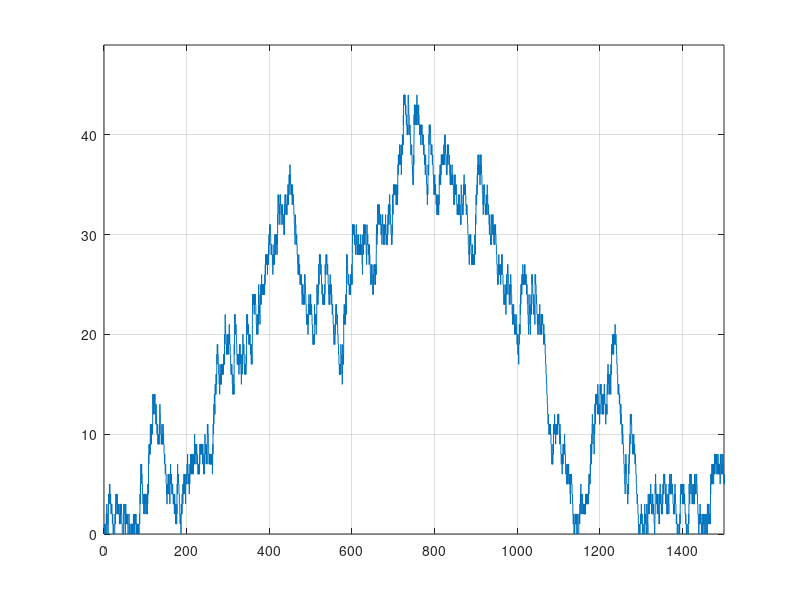
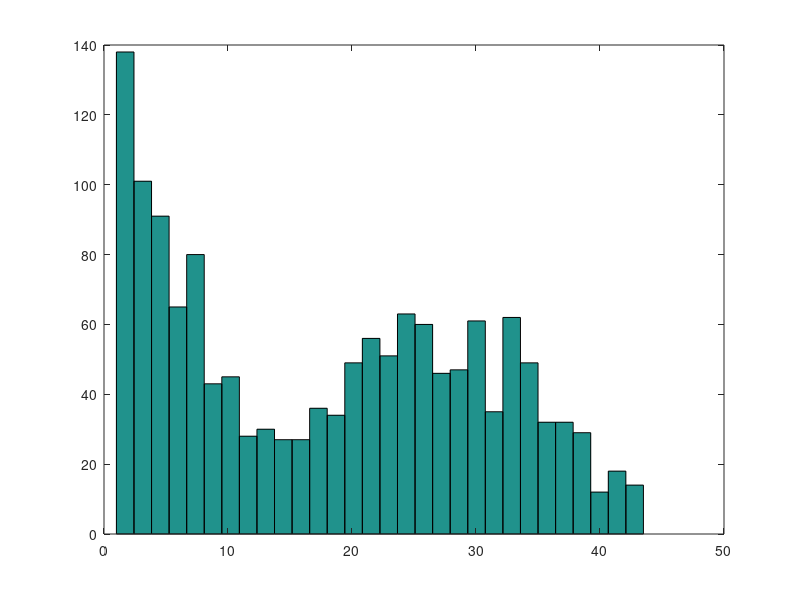
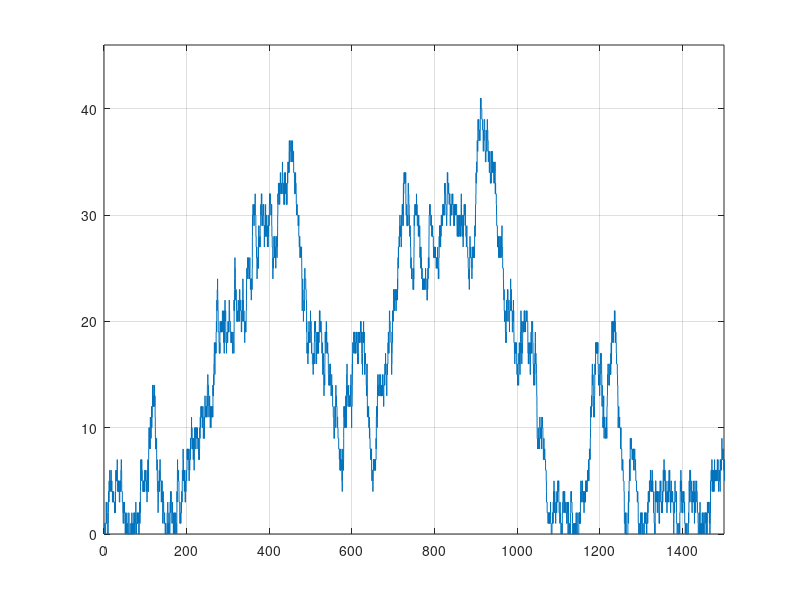
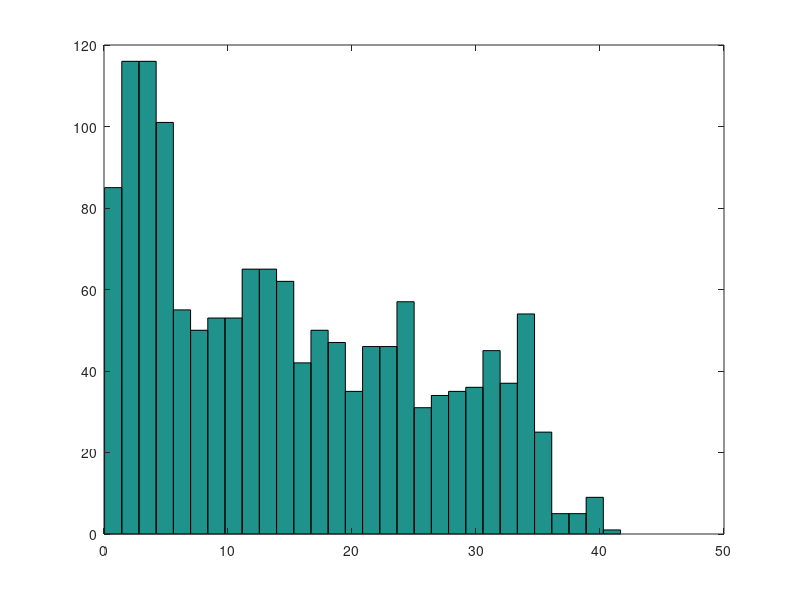

Write the MATLAB code that produced these figures, in order.
%Q3
close all
clear all
clc
%%%%%%%%%%%%%%%%%%%
tmax=1500;
lambda=0.95;

arrtime=-log(rand)/lambda;  % Poisson arrivals
i=1;                  
  while (min(arrtime(i,:))<=tmax)
    arrtime = [arrtime; arrtime(i, :)-log(rand)/lambda];  
    i=i+1;
  end
n=length(arrtime);           % arrival times t_1,...t_n         

%%%%%%%%%%
%system1
%%%%%%%%%%
arrsubtr=arrtime-(0:n-1)';           % t_k-(k-1)
arrmatrix=arrsubtr*ones(1,n);        
deptime=(1:n)+max(triu(arrmatrix));  % departure times 
                                     % u_k=k+max(t_1,..,t_k-k+1)
				     
B=[ones(n,1) arrtime ; -ones(n,1) deptime']; 
Bsort=sortrows(B,2);                 % sort jumps in order
jumps=Bsort(:,1);
jumptimes=[0;Bsort(:,2)];
systsize=[0;cumsum(jumps)];                 % M/D/1 process
systtime=deptime-arrtime';                  % system times 

figure(1)
stairs(jumptimes,systsize);
xmax=max(systsize)+5;
axis([0 tmax 0 xmax]);
grid

figure(2)
% plot a histogram of system times
hist(systtime,30);
%%%%%%%%%%%%%%%%%%%%%%%%%%%%%%%%%%%%%%%%%%%%%%%%%%%%%     
%system2
%%%%%%%%%%
servtime=2.*rand(1,n);          % service times s_1,...,s_k
cumservtime=cumsum(servtime);

arrsubtr=arrtime-[0 cumservtime(:,1:n-1)]';           % t_k-(k-1)
arrmatrix=arrsubtr*ones(1,n);        
deptime=cumservtime+max(triu(arrmatrix));  % departure times 
                                        % u_k=k+max(t_1,..,t_k-k+1)   

% Output is system size process N and system waiting 
% times W.
B=[ones(n,1) arrtime ; -ones(n,1) deptime']; 
Bsort=sortrows(B,2);                 % sort jumps in order
jumps=Bsort(:,1);
jumptimes=[0;Bsort(:,2)];
systsize=[0;cumsum(jumps)];          % size of M/G/1 queue
systtime=deptime-arrtime';            % system times 

figure(3)
stairs(jumptimes,systsize);
xmax=max(systsize)+5;
axis([0 tmax 0 xmax]);
grid

figure(4)
hist(systtime,30);
%%%%%%%%%%%%%%%%%%%%%%%%%%%%%%%%%%%%
%system2
%%%%%%%%%%
clear all
n=500;
lambda=0.95;
mu=1;

i=0;     %initial value, start on level i
tjump(1)=0;  %start at time 0
systsize(1)=i;  %at time 0: level i

for k=2:n
     if i==0
       mutemp=0;
     else 
       mutemp=mu;
     end
      
     time=-log(rand)/(lambda+mutemp);   % Inter-step times:
                                        % Exp(lambda+mu)-distributed
     if rand<lambda/(lambda+mutemp)
       i=i+1;     %jump up: a customer arrives
     else
       i=i-1;     %jump down: a customer is departing
     end          %if

     systsize(k)=i;      %system size at time i
     tjump(k)=time;      
end             %for i

tjump=cumsum(tjump);    %cumulative jump times
  
figure(5)
stairs(tjump,systsize);